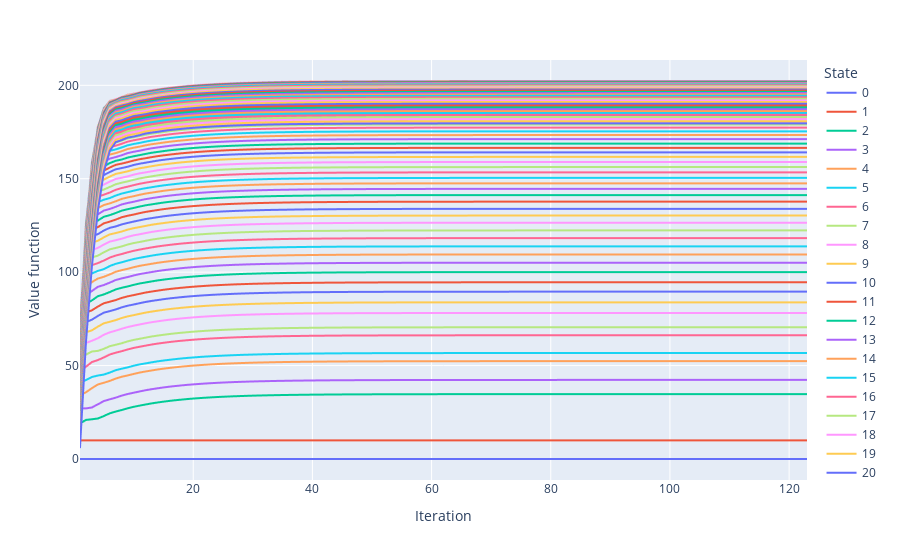

Notebook source saved alongside this figure:
### Code cell
history_melt = history.reset_index() \
               .melt(id_vars="index", value_vars=[*range(0, max_animals+1)]) \
               .rename({"index": "Iteration", "value": "Value function", "variable": "State"}, axis=1)

px.line(history_melt, x="Iteration", y="Value function", color="State")
